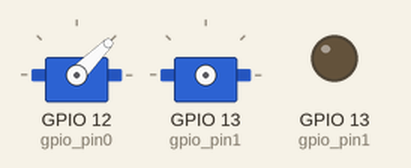
The program below on a simulated Raspberry Pi (BCM pin numbers). Parts: 2 × servo, output pins drawn as LEDs (lit = HIGH). Servo angles are drawn from the pulse width (0.5 ms = 0°, 2.5 ms = 180°). At 10.0 s the program stops and its outputs stay as they are.

Above: at 0.1 s.
At 3.1 s:
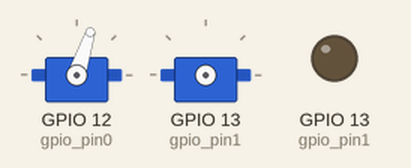
At 6.1 s:
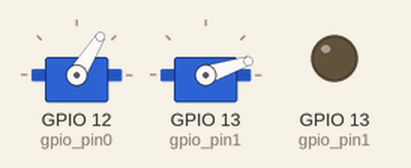
At 9.1 s:
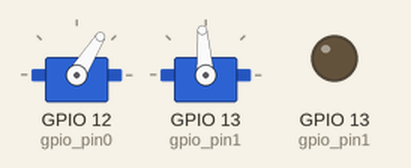
Timing chart, 0 to 10.6 s (numbered marks = the images above):
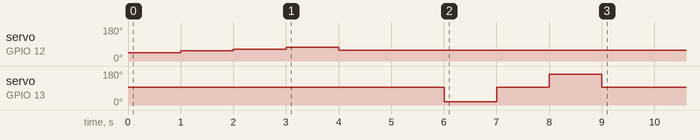

The program:

servo_sample.py
```python
import pigpio
import time

gpio_pin0 = 12
gpio_pin1 = 13

# updown
# self.min1 upmax self.max1 downmax
min1 = 45000
max1 = 70000
# left right
# self.min2 right self.max2 left
min2 = 30000
max2 = 120000

pi = pigpio.pi()
pi.set_mode(gpio_pin0, pigpio.OUTPUT)
pi.set_mode(gpio_pin1, pigpio.OUTPUT)

# SP92 min 25000, mid 72500 max 120000

# GPIO12: Hz、duty比
pi.hardware_PWM(gpio_pin0, 50, 50000)
time.sleep(1)
pi.hardware_PWM(gpio_pin0, 50, 55000)
time.sleep(1)
pi.hardware_PWM(gpio_pin0, 50, 60000)
time.sleep(1)
pi.hardware_PWM(gpio_pin0, 50, 65000)
time.sleep(1)
pi.hardware_PWM(gpio_pin0, 50, 57500)
time.sleep(1)

# GPIO13: Hz、duty比
pi.hardware_PWM(gpio_pin1, 50, 77500)
time.sleep(1)
pi.hardware_PWM(gpio_pin1, 50, 35000)
time.sleep(1)
pi.hardware_PWM(gpio_pin1, 50, 77500)
time.sleep(1)
pi.hardware_PWM(gpio_pin1, 50, 115000)
time.sleep(1)
pi.hardware_PWM(gpio_pin1, 50, 77500)
time.sleep(1)

pi.set_mode(gpio_pin0, pigpio.INPUT)
pi.set_mode(gpio_pin1, pigpio.INPUT)
pi.stop()
```

Measured:
- by itself, servo on GPIO 12 (gpio_pin0): 45° → 54° at 1.0 s, → 63° 1.0 s later, → 72° 1.0 s later, → 58° 1.0 s later
- by itself, servo on GPIO 13 (gpio_pin1): 94° → 18° at 6.0 s, → 94° 1.0 s later, → 162° 1.0 s later, → 94° 1.0 s later
